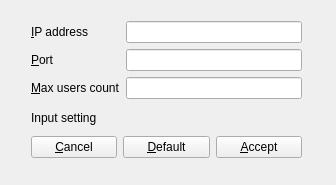
<?xml version="1.0" encoding="UTF-8"?>
<ui version="4.0">
 <class>MainWindow</class>
 <widget class="QMainWindow" name="MainWindow">
  <property name="geometry">
   <rect>
    <x>0</x>
    <y>0</y>
    <width>336</width>
    <height>185</height>
   </rect>
  </property>
  <property name="windowTitle">
   <string>Server Setting</string>
  </property>
  <widget class="QWidget" name="centralWidget">
   <widget class="QWidget" name="">
    <property name="geometry">
     <rect>
      <x>20</x>
      <y>10</y>
      <width>293</width>
      <height>159</height>
     </rect>
    </property>
    <layout class="QGridLayout" name="gridLayout_2">
     <item row="0" column="0">
      <layout class="QGridLayout" name="gridLayout">
       <item row="0" column="0">
        <layout class="QHBoxLayout" name="horizontalLayout_3">
         <item>
          <layout class="QHBoxLayout" name="horizontalLayout_2">
           <item>
            <layout class="QVBoxLayout" name="verticalLayout_2">
             <item>
              <widget class="QLabel" name="label_ip">
               <property name="text">
                <string>&amp;IP address</string>
               </property>
               <property name="buddy">
                <cstring>lineEdit_ip</cstring>
               </property>
              </widget>
             </item>
             <item>
              <widget class="QLabel" name="label_port">
               <property name="text">
                <string>&amp;Port</string>
               </property>
               <property name="buddy">
                <cstring>lineEdit_port</cstring>
               </property>
              </widget>
             </item>
             <item>
              <widget class="QLabel" name="label_users">
               <property name="text">
                <string>&amp;Max users count</string>
               </property>
               <property name="buddy">
                <cstring>lineEdit_users</cstring>
               </property>
              </widget>
             </item>
            </layout>
           </item>
           <item>
            <layout class="QVBoxLayout" name="verticalLayout"/>
           </item>
          </layout>
         </item>
         <item>
          <layout class="QVBoxLayout" name="verticalLayout_3">
           <item>
            <widget class="QLineEdit" name="lineEdit_ip"/>
           </item>
           <item>
            <widget class="QLineEdit" name="lineEdit_port"/>
           </item>
           <item>
            <widget class="QLineEdit" name="lineEdit_users"/>
           </item>
          </layout>
         </item>
        </layout>
       </item>
       <item row="1" column="0">
        <widget class="QLabel" name="label_info">
         <property name="text">
          <string>Input setting</string>
         </property>
        </widget>
       </item>
      </layout>
     </item>
     <item row="1" column="0">
      <layout class="QHBoxLayout" name="horizontalLayout">
       <item>
        <widget class="QPushButton" name="pushButton_cancel">
         <property name="text">
          <string>&amp;Cancel</string>
         </property>
        </widget>
       </item>
       <item>
        <widget class="QPushButton" name="pushButton_default">
         <property name="text">
          <string>&amp;Default</string>
         </property>
        </widget>
       </item>
       <item>
        <widget class="QPushButton" name="pushButton_accept">
         <property name="text">
          <string>&amp;Accept</string>
         </property>
        </widget>
       </item>
      </layout>
     </item>
    </layout>
   </widget>
  </widget>
 </widget>
 <layoutdefault spacing="6" margin="11"/>
 <tabstops>
  <tabstop>lineEdit_ip</tabstop>
  <tabstop>lineEdit_port</tabstop>
  <tabstop>lineEdit_users</tabstop>
  <tabstop>pushButton_cancel</tabstop>
  <tabstop>pushButton_default</tabstop>
  <tabstop>pushButton_accept</tabstop>
 </tabstops>
 <resources/>
 <connections>
  <connection>
   <sender>pushButton_cancel</sender>
   <signal>clicked()</signal>
   <receiver>MainWindow</receiver>
   <slot>close()</slot>
   <hints>
    <hint type="sourcelabel">
     <x>22</x>
     <y>166</y>
    </hint>
    <hint type="destinationlabel">
     <x>321</x>
     <y>184</y>
    </hint>
   </hints>
  </connection>
 </connections>
</ui>
